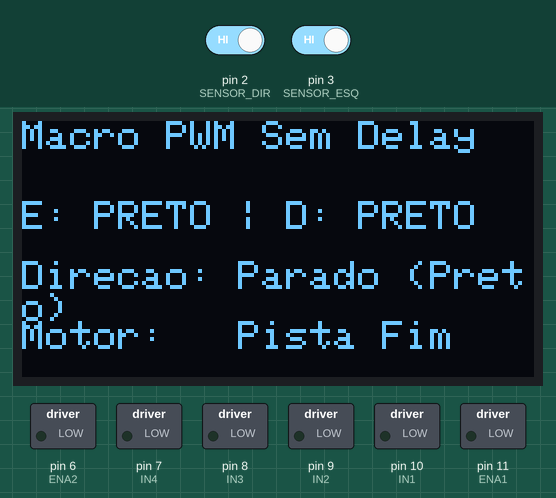
Recording of a sketch running on a simulated Arduino Uno, built with avr-gcc and run on an emulated ATmega328P. Parts: 128×64 one-colour display, switched loads named in the sketch (green lamp = pin HIGH). Dashed ring = blinking. Inputs (shaded band) come from the test bench; at power-on: pin 2 (SENSOR_DIR) HIGH, pin 3 (SENSOR_ESQ) HIGH.

Above: at 2.2 s.
2.3 s: pin 2 (SENSOR_DIR) driven LOW
At 3.8 s:
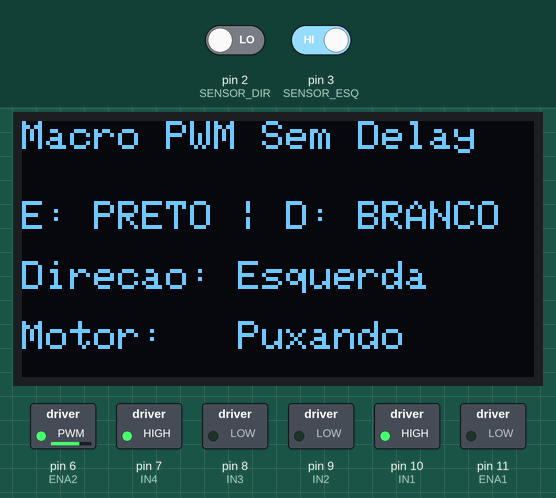
4.3 s: pin 3 (SENSOR_ESQ) driven LOW
At 5.8 s:
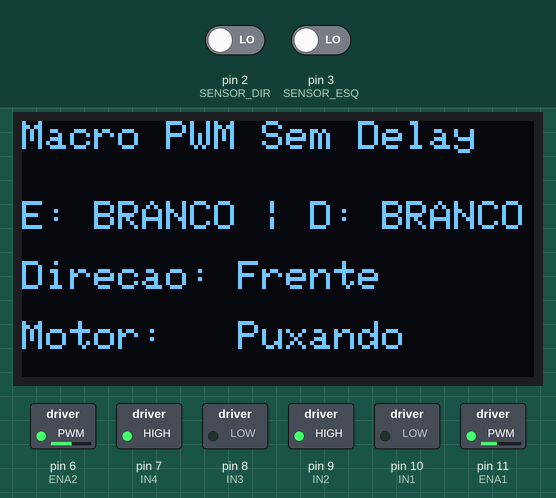
6.3 s: pin 2 (SENSOR_DIR) driven HIGH
At 7.8 s:
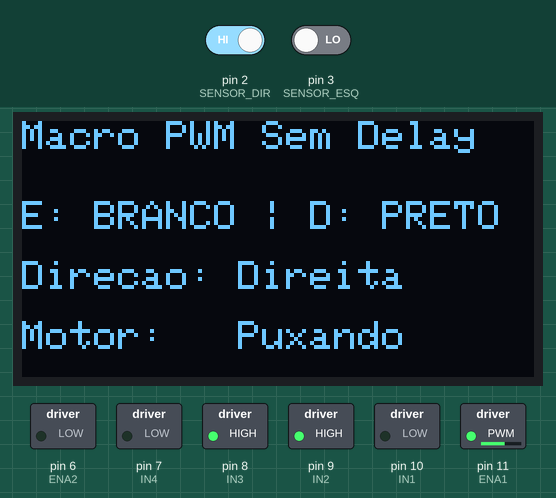
8.3 s: pin 3 (SENSOR_ESQ) driven HIGH
At 8.39 s:
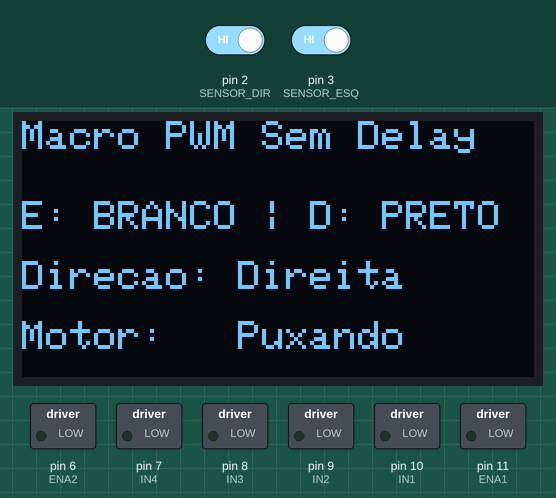
9.9 s: pin 3 (SENSOR_ESQ) driven LOW
At 9.99 s:
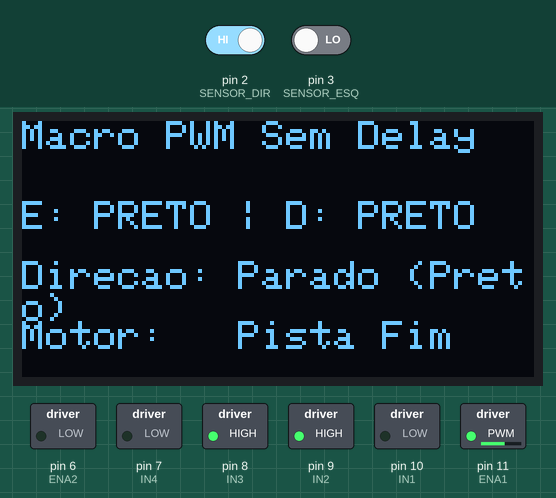
11.9 s: pin 2 (SENSOR_DIR) driven LOW
At 12.59 s:
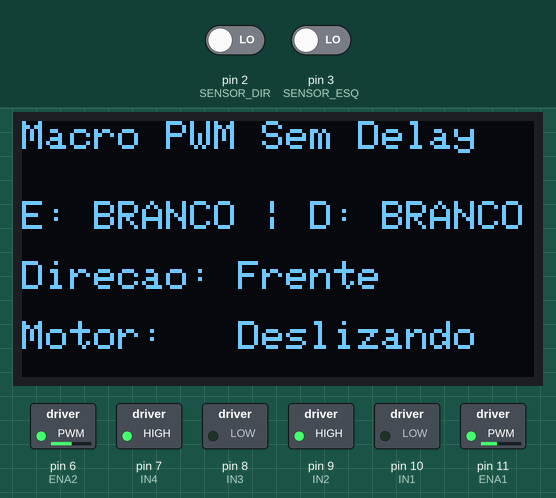
Timing chart, 0 to 14.4 s (numbered marks = the images above; inputs shaded):
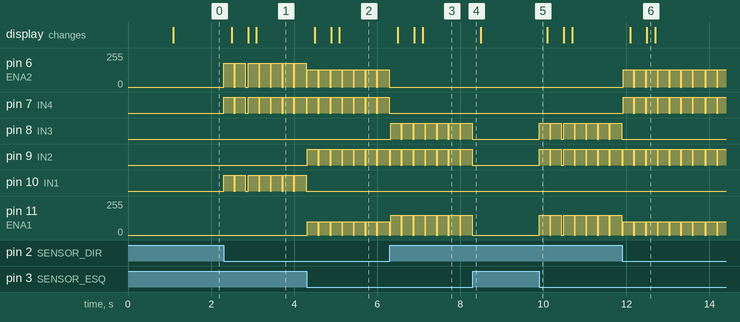

The sketch:

carrinho_linha.ino
```cpp
#include <Wire.h>
#include <Adafruit_GFX.h>
#include <Adafruit_SSD1306.h>

#define SCREEN_WIDTH 128
#define SCREEN_HEIGHT 64
#define OLED_RESET     -1
Adafruit_SSD1306 display(SCREEN_WIDTH, SCREEN_HEIGHT, &Wire, OLED_RESET);

// Pinos do Motor (Ponte H L298N)
#define ENA1 11 // Controle de velocidade Motor A (ESQUERDO)
#define IN1 10  // Direção 1 Motor A
#define IN2 9   // Direção 2 Motor A
#define IN3 8   // Direção 1 Motor B
#define IN4 7   // Direção 2 Motor B
#define ENA2 6  // Controle de velocidade Motor B (DIREITO)

// Pinos dos Sensores de Linha IR
#define SENSOR_DIR 2 // Sensor da Direita
#define SENSOR_ESQ 3 // Sensor da Esquerda

// ==========================================
// CONFIGURAÇÕES DE VELOCIDADE E TEMPO
// ==========================================
int velFrenteEsq = 100;
int velFrenteDir = 130;
int velCurvaEsq = 150;
int velCurvaDir = 180;

// Tempos do Macro PWM (Step-and-Wait)
const int TEMPO_ANDANDO = 250; // Tempo aplicando força (ms)
const int TEMPO_PARADO = 30;  // Tempo freando/deslizando (ms)

// Variáveis de controle de tempo (Substituem o delay)
unsigned long tempoAnteriorOLED = 0;
unsigned long lastTimePasso = 0;
bool estadoAndando = true; // Define se está na fase de força ou de freio

String acaoDesejada = "Parado";
String statusMotor = "Parado";

void setup() {
  Serial.begin(9600);

  pinMode(ENA1, OUTPUT); pinMode(IN1, OUTPUT); pinMode(IN2, OUTPUT);
  pinMode(IN3, OUTPUT); pinMode(IN4, OUTPUT); pinMode(ENA2, OUTPUT);
  parar();

  pinMode(SENSOR_DIR, INPUT); pinMode(SENSOR_ESQ, INPUT);

  if(!display.begin(SSD1306_SWITCHCAPVCC, 0x3C)) {
    Serial.println(F("Falha display SSD1306"));
    for(;;);
  }

  display.clearDisplay();
  display.setTextSize(1);
  display.setTextColor(SSD1306_WHITE);
  display.setCursor(0, 0);
  display.println("Modo: Passo millis()");
  display.display();
  delay(1000);
}

void loop() {
  unsigned long tempoAtual = millis();

  // 1. Leitura Constante dos Sensores
  bool linhaEsq = digitalRead(SENSOR_ESQ);
  bool linhaDir = digitalRead(SENSOR_DIR);

  // 2. Decide a Direção Alvo (Sempre atualizado!)
  if (linhaEsq == LOW && linhaDir == LOW) {
    acaoDesejada = "Frente";
  }
  else if (linhaEsq == HIGH && linhaDir == LOW) {
    acaoDesejada = "Esquerda";
  }
  else if (linhaEsq == LOW && linhaDir == HIGH) {
    acaoDesejada = "Direita";
  }
  else if (linhaEsq == HIGH && linhaDir == HIGH) {
    acaoDesejada = "Parado (Preto)";
  }

  // 3. Execução dos Motores (Macro PWM com millis)
  if (acaoDesejada == "Parado (Preto)") {
    // Fim de pista ou cruzamento: Interrompe o passo e para imediatamente
    parar();
    estadoAndando = false;
    statusMotor = "Pista Fim";
  }
  else {
    // Lógica Alternante (Andar <-> Frear)
    if (estadoAndando) {
      // FASE 1: Aplicando Força
      if (tempoAtual - lastTimePasso >= TEMPO_ANDANDO) {
        // Acabou o tempo de andar, muda para a fase de freio
        estadoAndando = false;
        lastTimePasso = tempoAtual;
        parar();
      } else {
        // Continua andando (Se o sensor mudar no meio, ele adapta a direção na hora!)
        aplicarMovimento(acaoDesejada);
        statusMotor = "Puxando";
      }
    }
    else {
      // FASE 2: Freando (Aguardando Inércia)
      if (tempoAtual - lastTimePasso >= TEMPO_PARADO) {
        // Acabou o freio, volta a aplicar força
        estadoAndando = true;
        lastTimePasso = tempoAtual;
      } else {
        parar();
        statusMotor = "Deslizando";
      }
    }
  }

  // 4. Atualização do Display OLED (A cada 200ms)
  if (tempoAtual - tempoAnteriorOLED >= 200) {
    tempoAnteriorOLED = tempoAtual;

    display.clearDisplay();
    display.setCursor(0, 0);
    display.print("Macro PWM Sem Delay");

    display.setCursor(0, 20);
    display.print("E: "); display.print(linhaEsq ? "PRETO" : "BRANCO");
    display.print(" | D: "); display.print(linhaDir ? "PRETO" : "BRANCO");

    display.setCursor(0, 35);
    display.print("Direcao: "); display.print(acaoDesejada);

    display.setCursor(0, 50);
    display.print("Motor:   "); display.print(statusMotor);

    display.display();
  }
}

// ==========================================
// FUNÇÕES DE CONTROLE DOS MOTORES
// ==========================================

// Função auxiliar para manter o loop limpo
void aplicarMovimento(String acao) {
  if (acao == "Frente") frente(velFrenteEsq, velFrenteDir);
  else if (acao == "Esquerda") esquerda(velCurvaEsq, velCurvaDir);
  else if (acao == "Direita") direita(velCurvaEsq, velCurvaDir);
}

void frente(int velEsq, int velDir) {
  analogWrite(ENA1, velEsq);
  analogWrite(ENA2, velDir);
  digitalWrite(IN1, LOW);
  digitalWrite(IN2, HIGH);
  digitalWrite(IN3, LOW);
  digitalWrite(IN4, HIGH);
}

void tras(int velEsq, int velDir) {
  analogWrite(ENA1, velEsq);
  analogWrite(ENA2, velDir);
  digitalWrite(IN1, HIGH);
  digitalWrite(IN2, LOW);
  digitalWrite(IN3, HIGH);
  digitalWrite(IN4, LOW);
}

void direita(int velEsq, int velDir) {
  analogWrite(ENA1, velEsq);
  analogWrite(ENA2, 0);
  digitalWrite(IN1, LOW);
  digitalWrite(IN2, HIGH);
  digitalWrite(IN3, HIGH);
  digitalWrite(IN4, LOW);
}

void esquerda(int velEsq, int velDir) {
  analogWrite(ENA1, 0);
  analogWrite(ENA2, velDir);
  digitalWrite(IN1, HIGH);
  digitalWrite(IN2, LOW);
  digitalWrite(IN3, LOW);
  digitalWrite(IN4, HIGH);
}

void parar() {
  analogWrite(ENA1, 0);
  analogWrite(ENA2, 0);
  digitalWrite(IN1, LOW);
  digitalWrite(IN2, LOW);
  digitalWrite(IN3, LOW);
  digitalWrite(IN4, LOW);
}
```

Measured:
- after the input at 2.3 s, pin 6 (ENA2): alternates 180/255 for 0.25 s and 0/255 for 0.03 s, starting at once; pin 7 (IN4), pin 10 (IN1): alternates HIGH for 0.25 s and LOW for 0.03 s, starting at once; the display: changes after 0.19 s (image 1)
- after the input at 4.3 s, pin 9 (IN2): alternates HIGH for 0.25 s and LOW for 0.03 s, starting at once; pin 10 (IN1): stops changing and stays LOW; pin 11 (ENA1): alternates 100/255 for 0.25 s and 0/255 for 0.03 s, starting at once; the display: changes after 0.19 s (image 2)
- after the input at 6.3 s, pin 6 (ENA2): stops changing and stays 0/255; pin 7 (IN4): stops changing and stays LOW; pin 8 (IN3): alternates HIGH for 0.25 s and LOW for 0.03 s, starting at once; the display: changes after 0.19 s (image 3)
- after the input at 8.3 s, pin 8 (IN3), pin 9 (IN2): stops changing and stays LOW; pin 11 (ENA1): stops changing and stays 0/255
- after the input at 9.9 s, pin 8 (IN3), pin 9 (IN2): alternates HIGH for 0.25 s and LOW for 0.03 s, starting at once; pin 11 (ENA1): alternates 150/255 for 0.25 s and 0/255 for 0.03 s, starting at once
- after the input at 11.9 s, pin 6 (ENA2): alternates 130/255 for 0.25 s and 0/255 for 0.03 s, starting at once; pin 7 (IN4): alternates HIGH for 0.25 s and LOW for 0.03 s, starting at once; pin 8 (IN3): stops changing and stays LOW; the display: first changes after 0.19 s (image 6 shows a later state)
